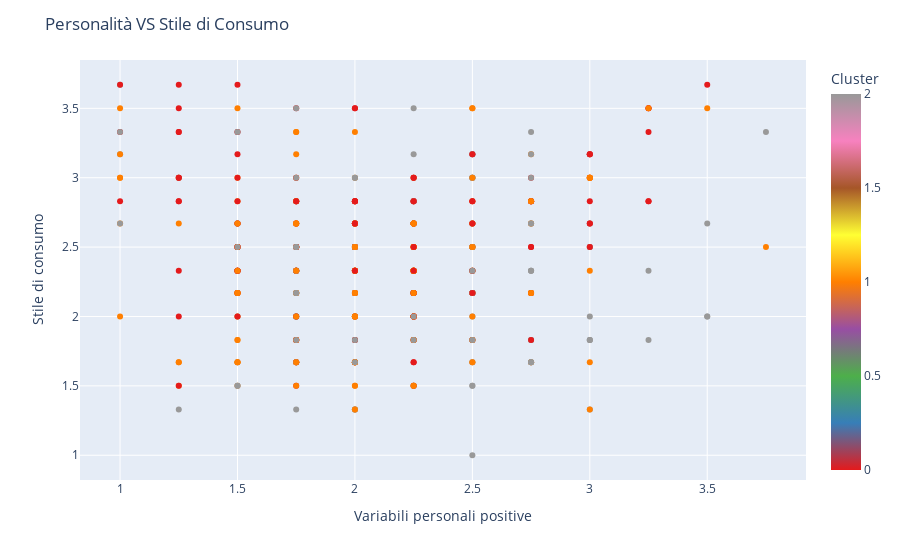

The notebook cell saved with this chart:
### Markdown cell above
## PERSONALITÀ (POS o NEG) VS CREDO POLITICO

### Code cell
#color pattern
px.defaults.color_continuous_scale =px.colors.qualitative.Set1

#set up the figure details
fig = px.scatter(not_political, x='PERS_neg', y='consumo', color='cluster_agg',  labels={'PERS_mean': 'Tratti', 'consumo': 'Stile di Consumo',
                         'cluster_agg': 'Cluster'})



#provide the layout
fig.update_layout(
    title='Personalità VS Stile di Consumo',
    xaxis_title='Variabili personali positive',
    yaxis_title='Stile di consumo'
)



# Show the plot
fig.show()

### Figure 1 — Plotly figure (JSON) as saved in the notebook; plotly's stock layout.template omitted (floating-point values rounded to 4 significant figures; data arrays with more than 128 entries replaced by an {"elided": "..."} marker saying what was removed)
{"data": [{"hovertemplate": "PERS_neg=%{x}<br>Stile di Consumo=%{y}<br>Cluster=%{marker.color}<extra></extra>", "legendgroup": "", "marker": {"color": {"elided": "473 int values"}, "coloraxis": "coloraxis", "symbol": "circle"}, "mode": "markers", "name": "", "orientation": "v", "showlegend": false, "type": "scatter", "x": {"elided": "473 float values"}, "xaxis": "x", "y": {"elided": "473 float values"}, "yaxis": "y"}], "layout": {"coloraxis": {"colorbar": {"title": {"text": "Cluster"}}, "colorscale": [[0, "rgb(228,26,28)"], [0.125, "rgb(55,126,184)"], [0.25, "rgb(77,175,74)"], [0.375, "rgb(152,78,163)"], [0.5, "rgb(255,127,0)"], [0.625, "rgb(255,255,51)"], [0.75, "rgb(166,86,40)"], [0.875, "rgb(247,129,191)"], [1, "rgb(153,153,153)"]]}, "legend": {"tracegroupgap": 0}, "margin": {"t": 60}, "title": {"text": "Personalità VS Stile di Consumo"}, "xaxis": {"anchor": "y", "domain": [0, 1], "title": {"text": "Variabili personali positive"}}, "yaxis": {"anchor": "x", "domain": [0, 1], "title": {"text": "Stile di consumo"}}}}
